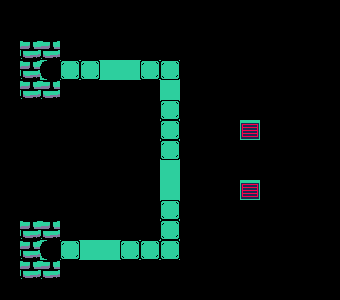

A 2D game scene composited from a Tiled map and its tileset images. What follows is a short description and the map's XML, with each tile layer's data collapsed to a summary:
An orthogonal 17x15 tile map with 20x20 px tiles, 1 tile layer (Tiles) and 11 objects (5x SOLID, 2x Area, 2x Teleport, 2x Fire).

<map version="1.0" orientation="orthogonal" renderorder="right-down" width="17" height="15" tilewidth="20" tileheight="20" backgroundcolor="#2dcf9e" nextobjectid="180">
 <tileset firstgid="1" name="tileset_a" tilewidth="20" tileheight="20" tilecount="600" columns="20">
  <image source="../scenery/tileset_a.png" trans="ff00ff" width="400" height="600" />
 </tileset>
 <layer name="Tiles" width="17" height="15">
  <properties>
   <property name="tileset" value="tileset_a" />
  </properties>
  <data>[255 cells, 255 non-empty, 6 distinct tile ids]</data>
 </layer>
 <objectgroup name="Solids">
  <object id="136" type="SOLID" x="20" y="60" width="20" height="200" />
  <object id="143" type="SOLID" x="40" y="40" width="140" height="20" />
  <object id="157" type="SOLID" x="180" y="60" width="20" height="200" />
  <object id="166" type="Area" x="100" y="60" width="20" height="20">
   <properties>
    <property name="twitcher" value="0...1" />
   </properties>
  </object>
  <object id="170" type="SOLID" x="40" y="80" width="120" height="160" />
  <object id="172" type="SOLID" x="40" y="260" width="140" height="20" />
 </objectgroup>
 <objectgroup name="Actors">
  <object id="155" name="down" type="Teleport" x="40" y="240" width="20" height="20">
   <properties>
    <property name="dir" value="right" />
    <property name="door" value="east" />
    <property name="target" value="l1down-right" />
   </properties>
  </object>
  <object id="173" name="up" type="Teleport" x="40" y="60" width="20" height="20">
   <properties>
    <property name="dir" value="right" />
    <property name="door" value="down" />
    <property name="target" value="l1corridor" />
   </properties>
  </object>
  <object id="174" type="Area" x="120" y="240" width="20" height="20">
   <properties>
    <property name="twitcher" value="0...1" />
   </properties>
  </object>
  <object id="175" type="Fire" x="240" y="180" width="20" height="20">
   <properties>
    <property name="Type" value="Endless" />
   </properties>
  </object>
  <object id="179" type="Fire" x="240" y="120" width="20" height="20">
   <properties>
    <property name="Type" value="Endless" />
   </properties>
  </object>
 </objectgroup>
</map>
